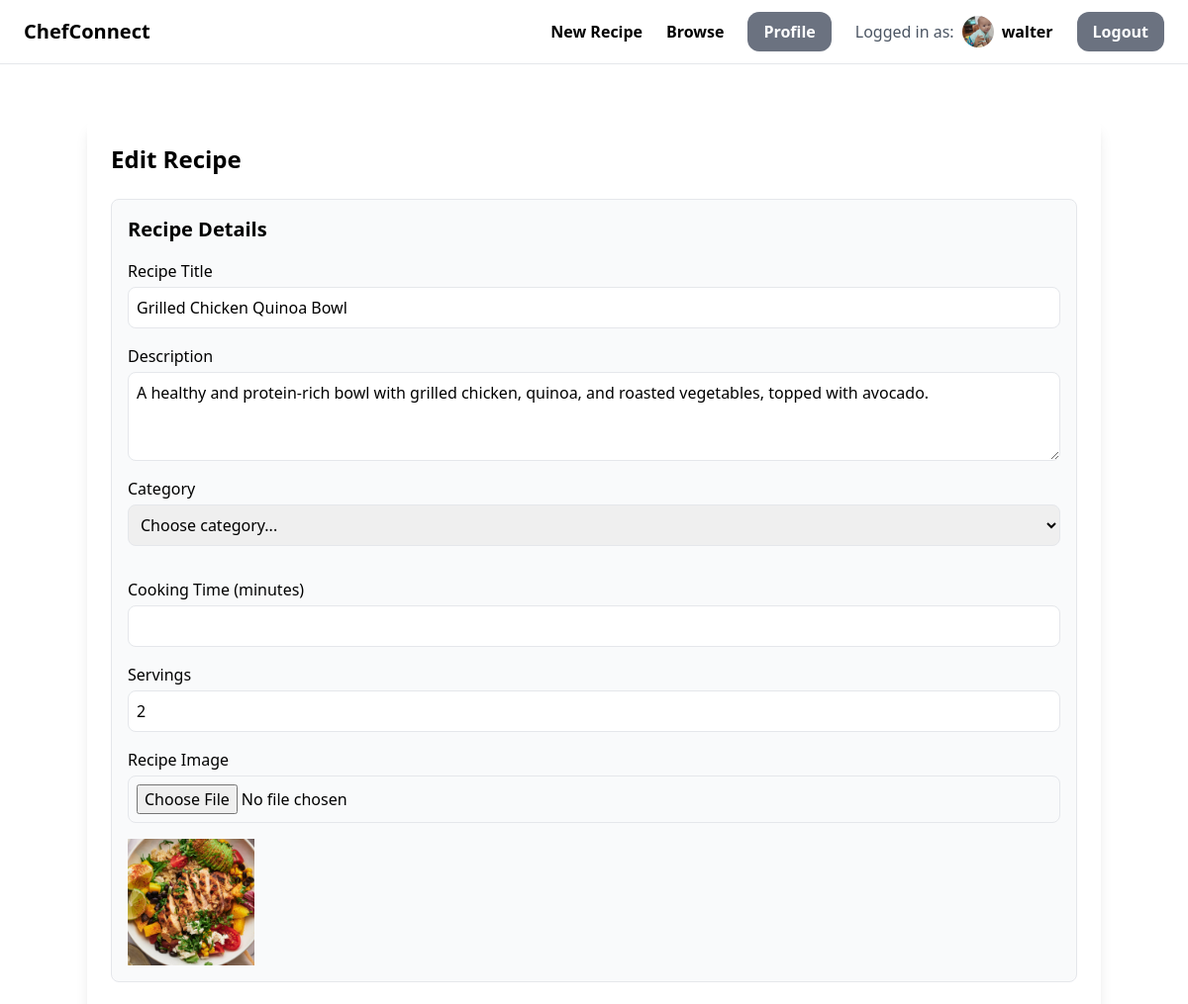
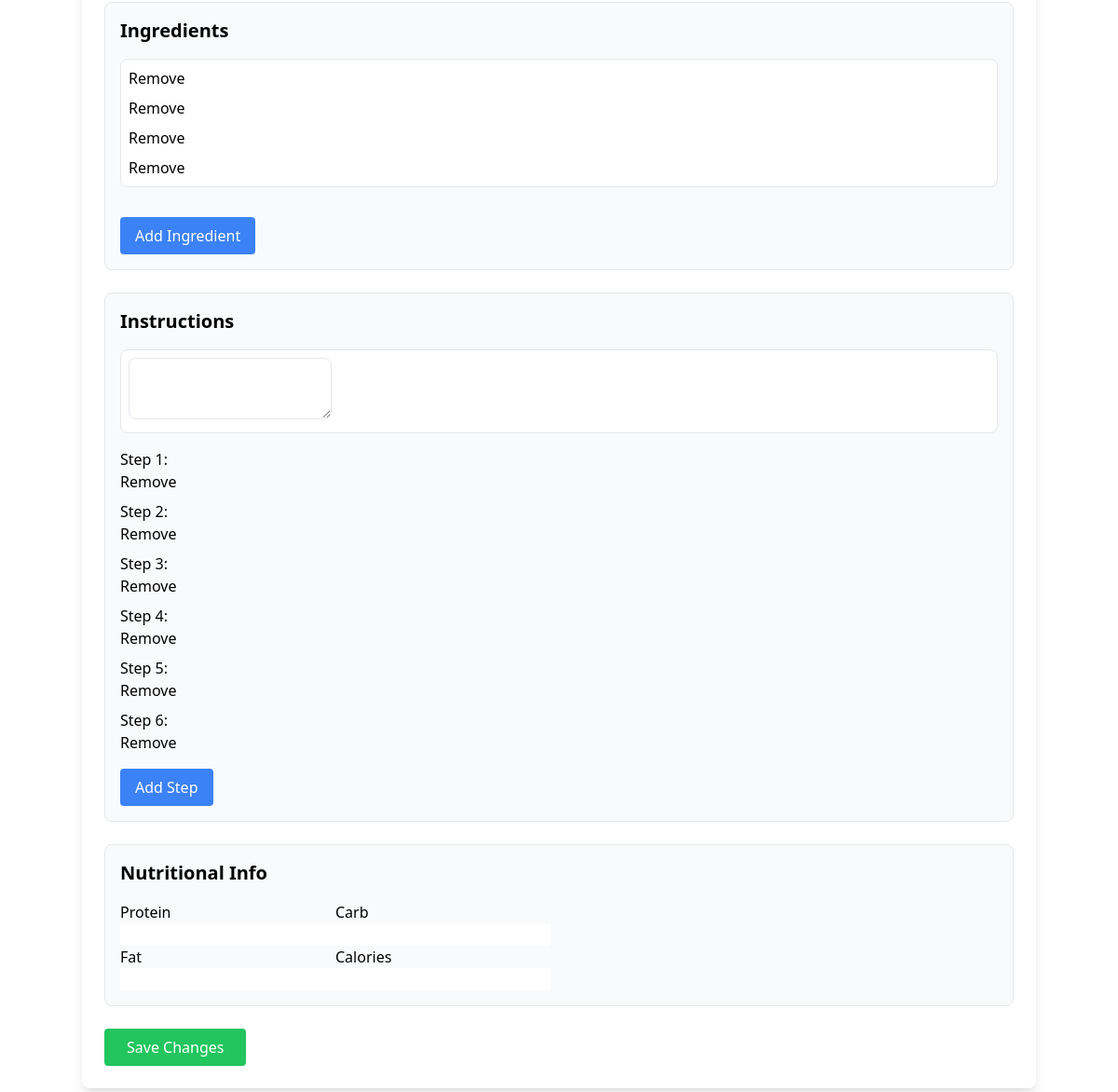
The app's page /recipe/edit/5/ (signed in) with its own data (2 pictures, top to bottom).
### users/models.py (models this page shows, shortened)
class CustomUser(AbstractUser):
    profile_picture = models.ImageField(upload_to="profile_pictures", blank=True, null=True)  # media/profile_pictures
    description = models.TextField(blank=True, null=True)

### recipe/models.py (models this page shows, shortened)
class Recipe(models.Model):
    title = models.CharField(max_length=255)
    description = models.TextField()
    preparation_time = models.PositiveIntegerField(help_text="Time in minutes")
    servings = models.PositiveIntegerField()
    food_pic = models.ImageField(upload_to="recipe_pictures/")
    tags = models.ManyToManyField(Tag, related_name='recipes')
    isSaved = models.BooleanField(default=False)
    created_at = models.DateTimeField(auto_now_add=True)
    updated_at = models.DateTimeField(auto_now=True)
    created_by = models.ForeignKey(settings.AUTH_USER_MODEL, on_delete=models.CASCADE, null=True, blank=True,
                                   related_name='created_recipes')

class RecipeIngredient(models.Model):
    recipe = models.ForeignKey(Recipe, on_delete=models.CASCADE, related_name="ingredients")
    ingredient = models.ForeignKey(Ingredient, on_delete=models.CASCADE)
    quantity = models.FloatField()
    units = models.CharField(max_length=50, help_text="e.g. grams, cups, tbsp")

class Instruction(models.Model):
    recipe = models.ForeignKey(Recipe, on_delete=models.CASCADE, related_name="instructions")
    step_no = models.PositiveIntegerField()
    instruction = models.TextField()

### recipe/views.py (the view)
# urls.py: path('recipe/edit/<int:recipe_id>/', edit, name="edit"),
def edit(request, recipe_id: int):
    recipe = Recipe.objects.get(pk=recipe_id)
    ingredients = RecipeIngredient.objects.filter(recipe=recipe)
    instructions = Instruction.objects.filter(recipe=recipe)
    nutrition_info = NutritionalInfo.objects.get(recipe=recipe)
    tags = recipe.tags.all()  # Tag.objects.filter(recipe=recipe)
    return render(request, "recipe/edit_recipe.html",
                  {"recipe": recipe, "ingredients": ingredients, "instructions": instructions,
                   "nutrition_info": nutrition_info, "tags": tags})

### recipe/templates/recipe/edit_recipe.html (shortened to what this page needs)
{% extends 'base.html' %}
{% load static %}
{% block content %}
    <div class="container mx-auto mt-8 p-6 bg-white shadow-lg rounded-lg">
        <h1 class="text-2xl font-bold mb-6">Edit Recipe</h1>
        <form method="post" action="{% url 'recipe:edit' recipe.id %}" enctype="multipart/form-data"
              class="space-y-6">
            <div class="p-4 border rounded-lg bg-gray-50">
                <h2 class="text-xl font-semibold mb-4">Recipe Details</h2>
                <div class="space-y-4">
                    <div class="flex flex-col">
                        <label for="title" class="font-medium mb-1">Recipe Title</label>
                        <input type="text" name="title" id="title" value="{{ recipe.title }}" required
                               class="border rounded-lg p-2 focus:ring-2 focus:ring-blue-500">
                    </div>
                    <div class="flex flex-col">
                        <label for="description" class="font-medium mb-1">Description</label>
                        <textarea name="description" id="description" rows="3"
                                  class="border rounded-lg p-2 focus:ring-2 focus:ring-blue-500">{{ recipe.description }}</textarea>
                    </div>
                    <div class="flex flex-col">
                        <label for="category" class="font-medium mb-1">Category</label>
                        <select id="category-select" name="existing_categories" class="border rounded-lg p-2">
                            <option value="">Choose category...</option>
                        </select>
                    </div>
                    <div class="flex flex-col">
                        <label for="cooking_time" class="font-medium mb-1">Cooking Time (minutes)</label>
                        <input type="number" name="cooking_time" id="cooking_time" value="{{ recipe.cooking_time }}"
                               class="border rounded-lg p-2 focus:ring-2 focus:ring-blue-500">
                    </div>
                    <div class="flex flex-col">
                        <label for="servings" class="font-medium mb-1">Servings</label>
                        <input type="number" name="servings" id="servings" value="{{ recipe.servings }}"
                               class="border rounded-lg p-2 focus:ring-2 focus:ring-blue-500">
                    </div>
                    <div class="flex flex-col">
                        <label for="image" class="font-medium mb-1">Recipe Image</label>
                        <input type="file" name="food_pic" id="image" accept="image/*"
                               class="border rounded-lg p-2">
                        {% if recipe.food_pic %}
                            <img src="{{ recipe.food_pic.url }}" alt="Recipe Image" class="mt-4 w-32 h-32 object-cover">
                        {% endif %}
                    </div>
                </div>
            </div>
            <div class="p-4 border rounded-lg bg-gray-50">
                <h2 class="text-xl font-semibold mb-4">Ingredients</h2>
                <div class="ingredient-form space-y-2 p-2 border rounded-lg bg-white mb-4">
                    {% for ingredient in recipe.ingredients.all %}
                        <div class="ingredient-item">
                            <button type="button" onclick="removeIngredient('{{ ingredient.id }}')">Remove</button>
                        </div>
                    {% endfor %}
                </div>
                <button type="button" id="add-ingredient" class="bg-blue-500 text-white px-4 py-2 rounded mt-4">
                    Add Ingredient
                </button>
            </div>
            <div class="p-4 border rounded-lg bg-gray-50">
                <h2 class="text-xl font-semibold mb-4">Instructions</h2>
                <div class="instruction-form p-2 border rounded-lg bg-white mb-4">
                    <textarea id="instruction-input" rows="2"
                              class="border rounded-lg p-2 focus:ring-2 focus:ring-blue-500"></textarea>
                </div>
                <div id="instruction-list" class="space-y-2">
                    {% for instruction in recipe.instructions.all %}
                        <div class="instruction-item">
                            <p>Step {{ forloop.counter }}: {{ instruction.text }}</p>
                            <button type="button" onclick="removeInstruction('{{ instruction.id }}')">Remove</button>
                        </div>
                    {% endfor %}
                </div>
                <button type="button" id="add-instruction" class="bg-blue-500 text-white px-4 py-2 rounded mt-4">
                    Add Step
                </button>
            </div>
            <div class="p-4 border rounded-lg bg-gray-50">
                <h2 class="text-xl font-semibold mb-4">Nutritional Info</h2>
                <div class="flex flex-row">
                    <div class="flex flex-col">
                        <label>Protein</label>
                        <input type="number" name="protein" value="{{ nutritional_info.protein }}">
                    </div>
                    <div class="flex flex-col">
                        <label>Carb</label>
                        <input type="number" name="carb" value="{{ nutritional_info.carb }}">
                    </div>
                </div>
                <div class="flex flex-row">
                    <div class="flex flex-col">
                        <label>Fat</label>
                        <input type="number" name="fat" value="{{ nutritional_info.fat }}">
                    </div>
                    <div class="flex flex-col">
                        <label>Calories</label>
                        <input type="number" name="calories" value="{{ nutritional_info.calories }}">
                    </div>
                </div>
            </div>
            <button type="submit" class="bg-green-500 text-white px-6 py-2 rounded">Save Changes</button>
        </form>
    </div>
{% endblock %}

### chefconnect/templates/base.html (shortened to what this page needs)
{% load static %}
<!doctype html>
<html>
<head>
    <script src="https://cdn.tailwindcss.com"></script>
</head>
<body>
<nav class="py-3 px-6 flex justify-between items-center border-b border-gray-200">
    <a href="/" class="text-xl font-semibold">ChefConnect</a>
    <div class="space-x-6 flex items-center">
        <a href="{% url 'recipe:add_recipe' %}" class="text-base font-semibold hover:text-gray-500">New Recipe</a>
        <a href="" class="text-base font-semibold hover:text-gray-500">Browse</a>
        {% if request.user.is_authenticated %}
            <a href="{% url 'users:profile' %}"
               class="px-4 py-2 text-base font-semibold bg-gray-500 text-white rounded-xl hover:bg-gray-700">Profile</a>
            <div class="flex items-center space-x-2">
                <span class="text-gray-600">Logged in as:</span>
                <div class="flex items-center">
                    {% if request.user.profile_picture %}
                        <img src="{{ request.user.profile_picture.url }}" alt="Profile"
                             class="w-8 h-8 rounded-full object-cover">
                    {% else %}
                        <div class="w-8 h-8 rounded-full bg-gray-300 flex items-center justify-center">
                            <span class="text-gray-600">{{ request.user.username|first|upper }}</span>
                        </div>
                    {% endif %}
                    <span class="ml-2 font-semibold">{{ request.user.username }}</span>
                </div>
            </div>
            <a href="{% url 'users:logout' %}"
               class="px-4 py-2 text-base font-semibold bg-gray-500 text-white rounded-xl hover:bg-gray-700">Logout</a>
        {% else %}
            <a href="{% url 'users:register' %}"
               class="px-4 py-2 text-base font-semibold bg-teal-500 text-white rounded-xl hover:bg-teal-700">Sign up</a>
            <a href="{% url 'users:login' %}"
               class="px-4 py-2 text-base font-semibold bg-gray-500 text-white rounded-xl hover:bg-gray-700">Log in</a>
        {% endif %}
    </div>
</nav>
<div class="px-6 py-6">
    {% block content %}
    {% endblock %}
</div>
</body>
</html>

### records on screen
CustomUser: user.profile_picture (picture), user.username "walter"
Recipe: title "Grilled Chicken Quinoa Bowl", description "A healthy and protein-rich bowl with grilled chicken, quinoa, and roasted vegetables, topped with avocado.", servings "2", food_pic (picture)
